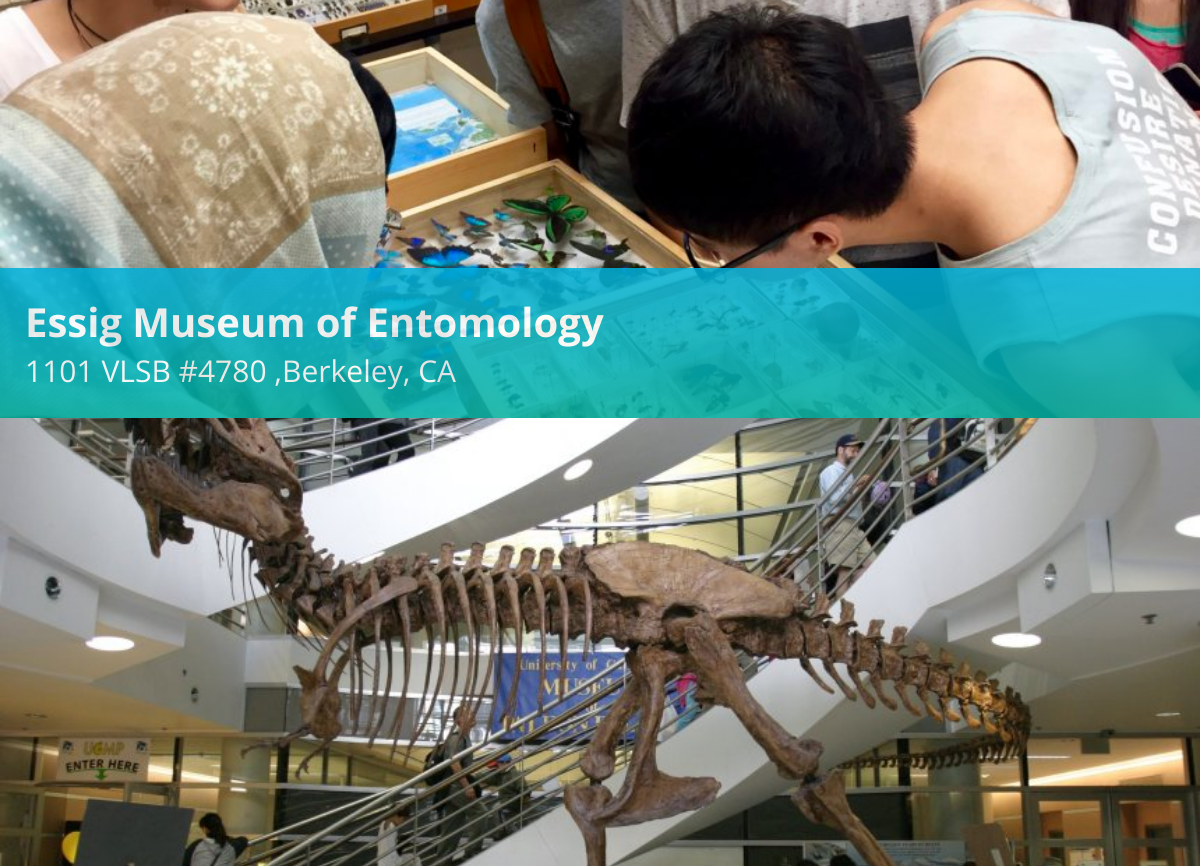
The page /free/ (middle part) on the database as committed earlier.
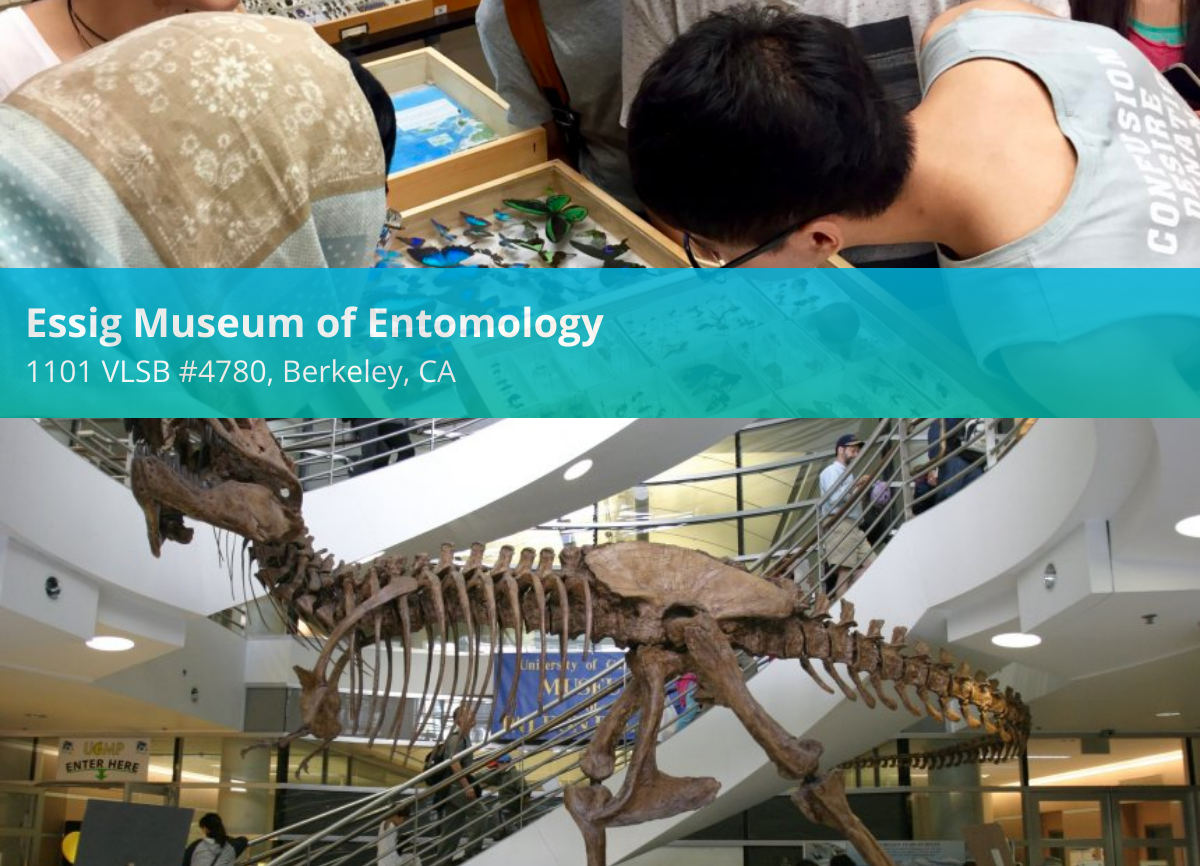
The same page on the database as committed later.
### aC_bookfest/models.py (models this page shows)
class Event(models.Model):
    Title = models.CharField(max_length=255, blank=True)
    s_Title = models.CharField(max_length=255, blank=True,null=True)
    Type = models.CharField(max_length=100, blank=True)
    Website = models.CharField(max_length=255, blank=True)
    Location = models.CharField(max_length=255, blank=True)
    s_Location = models.CharField(max_length=255, blank=True,null=True)
    Time = models.CharField(max_length=100, blank=True)
    s_Time = models.CharField(max_length=100, blank=True,null=True)
    Description = models.TextField(max_length=10000, blank=True)
    OfferType = models.CharField(max_length=100, blank=True)
    s_OfferType = models.CharField(max_length=100, blank=True,null=True)
    Max_order = models.IntegerField(null=True,blank=True)
    Picture = models.FileField(upload_to=event_pic_path,null=True,default='settings.MEDIA_ROOT/default.jpg', blank=True)

### aC_bookfest/views.py (the view)
# urls.py: url(r'^free/$', views.free, name='free'),
def free(request):
    free_list = Event.objects.filter(Type='free')
    return render(request, 'frontend/free.html', { 'free_list': free_list })

### aC_bookfest/templates/frontend/free.html
{% extends 'frontend/base.html' %}
{% block content %}
<div class="angular-content" ng-app="myApp" ng-controller="myController">
	{% if free_list %}
	    {% for event in free_list %}
	<div class="event-container" >
		<a href="{% url 'event_detail' pk=event.pk %}">
		{% if event.Picture.url %}
            <div class="event-image">
                <img src="{{ event.Picture.url }}" alt="{{ event.Title }}"/>
            </div>
        {% endif %}
		<div class="event-info {% cycle 'color0' 'color1' 'color2' %}" >
			<div class="event-title">{{ event.Title }}</div>
			<div class="event-location">{{ event.Location }}</div>
		</div>
		</a>
	</div>
		{% endfor %}
	{% else %}
	    <p>No events are available.</p>
	{% endif %}
</div>
{% endblock %}

Rows that differ between the two databases and show on the page:
changed Event "Essig Museum of Entomology": Location "1101 VLSB #4780 ,Berkeley, CA" → "1101 VLSB #4780, Berkeley, CA"
